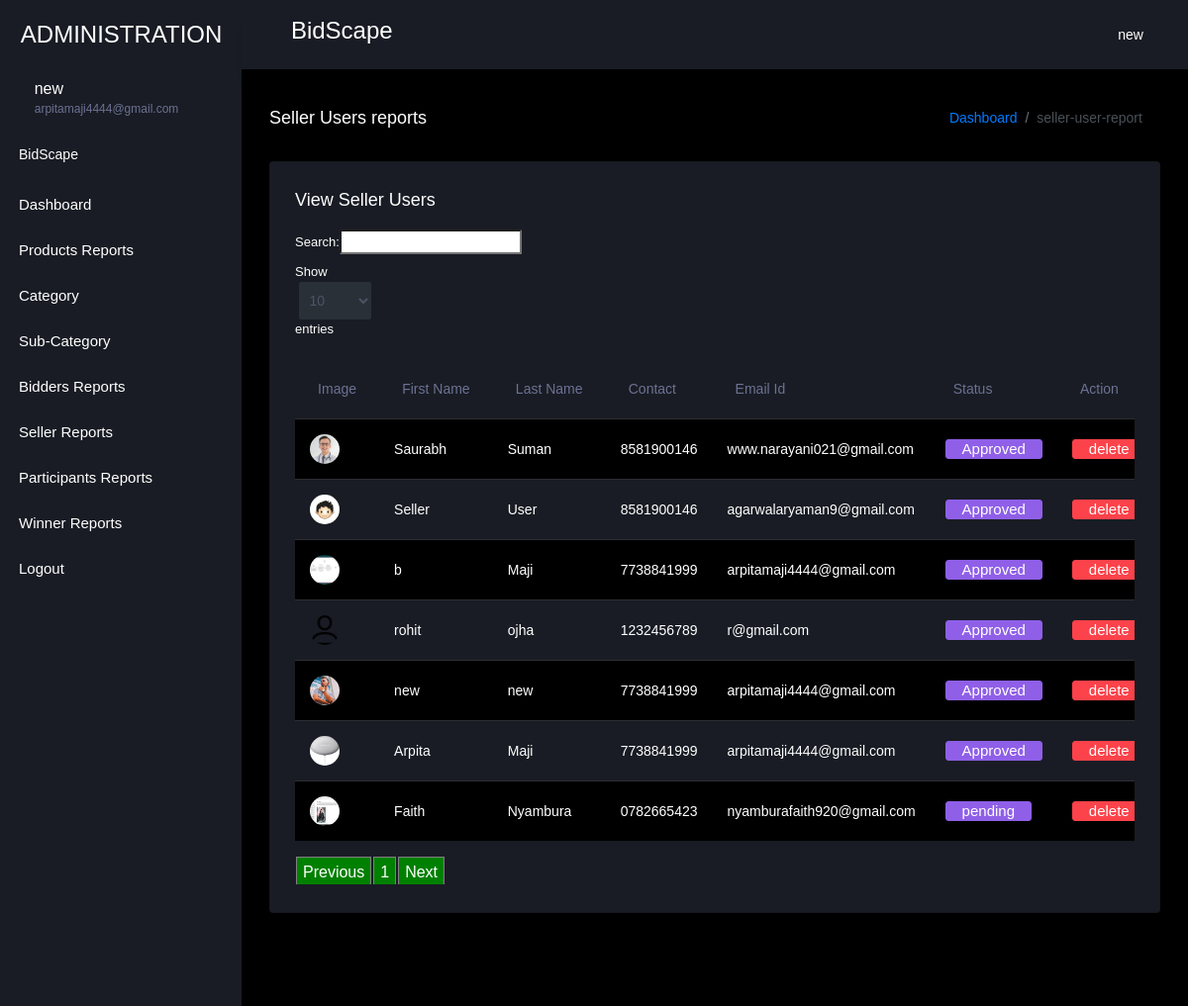
The page /view_seller_user/ (signed in) on the database its author committed.
### bid_app/models.py (models this page shows, shortened)
class AuctionUser(models.Model):
    user = models.ForeignKey(User,on_delete=models.CASCADE,null=True, blank=True)
    dob = models.DateField(null=True, blank=True)
    address = models.CharField(max_length=100,null=True, blank=True)
    contact = models.CharField(max_length=10,null=True, blank=True)
    image = models.FileField(null=True, blank=True)
    user_type = models.CharField(max_length=100,null=True, blank=True)
    status = models.CharField(max_length=100,null=True, blank=True, default="pending")
    membership = models.ForeignKey(Member_fee,on_delete=models.CASCADE,null=True, blank=True)
    created = models.DateTimeField(auto_now_add=True)
    adhar_card = models.FileField(null=True, blank=True)
    pan_card = models.FileField(null=True, blank=True)
    bank_statement = models.FileField(null=True, blank=True)
    adhar_number = models.CharField(max_length=100,null=True, blank=True)
    pan_number = models.CharField(max_length=100,null=True, blank=True)
    account_number = models.CharField(max_length=100,null=True, blank=True)
    agree = models.BooleanField(null=True, blank=True)
    email_verification = models.BooleanField(null=True, blank=True)
    otp = models.CharField(max_length=100,null=True, blank=True)

### bid_app/views.py (the view)
# urls.py: path('view_seller_user/', view_seller_user, name="view_seller_user"),
def view_seller_user(request):
    if not request.user.is_authenticated:
        return redirect('loginadmin')
    pro = AuctionUser.objects.filter(user_type='Seller')
    d = {'user':pro}
    return render(request,'administration/view_seller_user.html',d)

### bid_app/templates/administration/view_seller_user.html (shortened to what this page needs)
{% extends 'administration/index.html' %}
{% load static %}
{% block body %}
<link rel = stylesheet href="https://cdn.datatables.net/1.10.23/css/dataTables.bootstrap.min.css">
<div class="main-panel">
    <div class="content-wrapper">
      <div class="page-header">
        <h3 class="page-title"> Seller Users reports </h3>
        <nav aria-label="breadcrumb">
          <ol class="breadcrumb">
            <li class="breadcrumb-item"><a href="#">Dashboard</a></li>
            <li class="breadcrumb-item active" aria-current="page">seller-user-report</li>
          </ol>
        </nav>
      </div>
      <div class="row">
        <div class="col-lg-12 grid-margin stretch-card">
          <div class="card">
            <div class="card-body">
              <h4 class="card-title">View Seller Users</h4>
              <div class="table-responsive">
                <table class="table table-striped" id="example">
                  <thead>
                    <tr>
                        <th>Image</th>
                        <th>First Name</th>
                        <th>Last Name</th>
                          <th>Contact</th>
                        <th>Email Id</th>
                        <th>Status</th>
                        <th>Action</th>
                      </tr>
                      </thead>
                       <tbody>
                        {% for i in user %}
                      <tr>
                        <td><img src="{{i.image.url}}"></td>
                        <td>{{i.user.first_name}}</td>
                        <td>{{i.user.last_name}}</td>
                          <td>{{i.contact}}</td>
                          <td>{{i.user.email}}</td>
                        <td><a href="{% url 'change_user_status' i.id %}" onclick="return confirm('Are you sure to change status?')"><button class="btn btn-info">{{i.status}}</button></a></td>
                        <td>
                          <a href="{% url 'delete_user' i.user.id %}" onclick="return confirm('Are you sure?')"><button class="btn btn-danger">delete</button></a>
                        </td>
                      </tr>
                        {% empty %}
                    <tr>
                      <td>Data Not Found</td>
                    </tr>
                        {% endfor %}
                        </tbody>
                </table>
              </div>
            </div>
          </div>
        </div>
      </div>
    </div>
{% endblock %}

### bid_app/templates/administration/index.html (shortened to what this page needs)
<!DOCTYPE html>
{% load static %}
<html lang="en">
  <head>
    <link rel="stylesheet" href="{% static 'administration/assets/vendors/mdi/css/materialdesignicons.min.css' %}">
    <link rel="stylesheet" href="{% static 'administration/assets/vendors/css/vendor.bundle.base.css' %}">
    <link rel="stylesheet" href="{% static 'administration/assets/vendors/jvectormap/jquery-jvectormap.css' %}">
    <link rel="stylesheet" href="{% static 'administration/assets/vendors/flag-icon-css/css/flag-icon.min.css' %}">
    <link rel="stylesheet" href="{% static 'administration/assets/vendors/owl-carousel-2/owl.carousel.min.css' %}">
    <link rel="stylesheet" href="{% static 'administration/assets/vendors/owl-carousel-2/owl.theme.default.min.css' %}">
    <link rel="stylesheet" href="{% static 'administration/assets/css/style.css' %}">
  </head>
  <body>
    <div class="container-scroller">
      <nav class="sidebar sidebar-offcanvas" id="sidebar">
        <div class="sidebar-brand-wrapper d-none d-lg-flex align-items-center justify-content-center fixed-top">
          <a class="sidebar-brand brand-logo" href="#" style="color:white">ADMINISTRATION</a>
        </div>
        <ul class="nav">
          <li class="nav-item profile">
            <div class="profile-desc">
              <div class="profile-pic">
                <div class="profile-name">
                  <h5 class="mb-0 font-weight-normal">{{request.user.username}}</h5>
                  <span>{{request.user.email}}</span>
                </div>
              </div>
              <a href="#" id="profile-dropdown" data-toggle="dropdown"><i class="mdi mdi-dots-vertical"></i></a>
            </div>
          </li>
          <li class="nav-item nav-category">
            <span class="nav-link" style="color:white;">BidScape</span>
          </li>
          <li class="nav-item menu-items">
            <a class="nav-link" href="/admin-home">
              <span class="menu-title" style="color:white;">Dashboard</span>
            </a>
          </li>
          <li class="nav-item menu-items">
            <a class="nav-link" href="/admin_view_product">
              <span class="menu-title"style="color:white;">Products Reports</span>
            </a>
          </li>
          <li class="nav-item menu-items">
            <a class="nav-link" data-toggle="collapse" href="#ui-basic-1" aria-expanded="false" aria-controls="ui-basic">
              <span class="menu-title" style="color:white;">Category</span>
              <i class="menu-arrow"></i>
            </a>
          </li>
          <li class="nav-item menu-items">
            <a class="nav-link" data-toggle="collapse" href="#ui-basic-2" aria-expanded="false" aria-controls="ui-basic">
              <span class="menu-title" style="color:white;">Sub-Category</span>
              <i class="menu-arrow"></i>
            </a>
          </li>
          <li class="nav-item menu-items">
            <a class="nav-link" href="/view_buyer_user">
              <span class="menu-title" style="color:white;">Bidders Reports</span>
            </a>
          </li>
          <li class="nav-item menu-items">
            <a class="nav-link" href="/view_seller_user">
              <span class="menu-title" style="color:white;">Seller Reports</span>
            </a>
          </li>
          <li class="nav-item menu-items">
            <a class="nav-link" href="/view_participants">
              <span class="menu-title" style="color:white;">Participants Reports</span>
            </a>
          </li>
          <li class="nav-item menu-items">
            <a class="nav-link" href="/view_winner">
              <span class="menu-title" style="color:white;">Winner Reports</span>
            </a>
          </li>
          <li class="nav-item menu-items">
            <a class="nav-link" href="/logout">
              <span class="menu-title" style="color:white;">Logout</span>
            </a>
          </li>
        </ul>
      </nav>
      <div class="container-fluid page-body-wrapper">
        <nav class="navbar p-0 fixed-top d-flex flex-row">
          <div class="navbar-menu-wrapper flex-grow d-flex align-items-stretch">
            <button class="navbar-toggler navbar-toggler align-self-center" type="button" data-toggle="minimize">
              <span class="mdi mdi-menu"></span>
            </button>
            <ul class="navbar-nav w-100">
              <li class="nav-item w-100">
                <h3>BidScape</h3>
              </li>
            </ul>
            <ul class="navbar-nav navbar-nav-right">
              <li class="nav-item dropdown">
                <a class="nav-link" id="profileDropdown" href="#" data-toggle="dropdown">
                  <div class="navbar-profile">
                    <p class="mb-0 d-none d-sm-block navbar-profile-name">{{request.user.username}}</p>
                    <i class="mdi mdi-menu-down d-none d-sm-block"></i>
                  </div>
                </a>
              </li>
            </ul>
          </div>
        </nav>
        {% block body %}{% endblock %}
          <footer class="footer">
          </footer>
        </div>
      </div>
    </div>
  </body>
</html>

### rows shown on the page
AuctionUser: image (picture), user.first_name "Saurabh", user.last_name "Suman", contact "8581900146", user.email "www.narayani021@gmail.com", status "Approved"
AuctionUser: image (picture), user.first_name "Seller", user.last_name "User", contact "8581900146", user.email "agarwalaryaman9@gmail.com", status "Approved"
AuctionUser: image (picture), user.first_name "b", user.last_name "Maji", contact "7738841999", user.email "arpitamaji4444@gmail.com", status "Approved"
AuctionUser: image (placeholder picture), user.first_name "rohit", user.last_name "ojha", contact "1232456789", user.email "r@gmail.com", status "Approved"
AuctionUser: image (picture), user.first_name "new", user.last_name "new", contact "7738841999", user.email "arpitamaji4444@gmail.com", status "Approved"
AuctionUser: image (picture), user.first_name "Arpita", user.last_name "Maji", contact "7738841999", user.email "arpitamaji4444@gmail.com", status "Approved"
AuctionUser: image (picture), user.first_name "Faith", user.last_name "Nyambura", contact "0782665423", user.email "nyamburafaith920@gmail.com", status "pending"

### other values the page prints
{{ request.user.username }} "new"
{{ request.user.email }} "arpitamaji4444@gmail.com"
